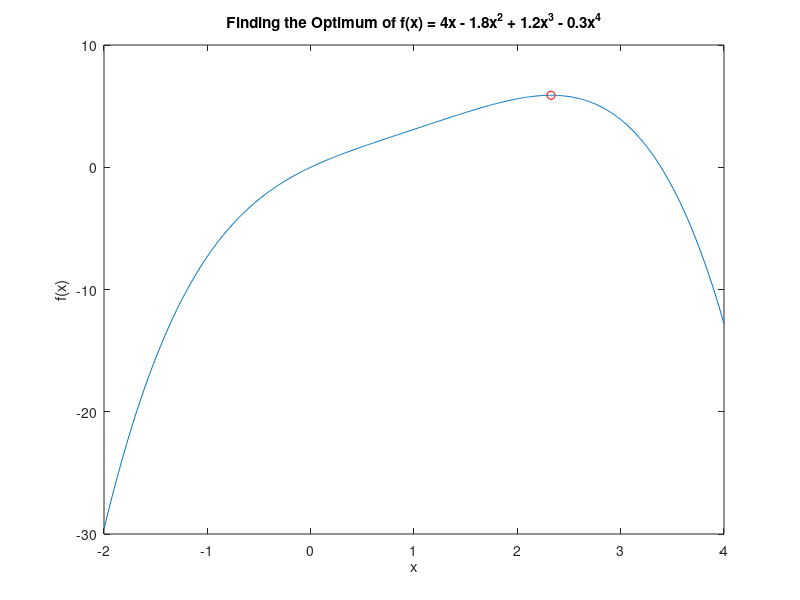

This figure's MATLAB source:
%%Raymond Waidmann
%%MAE 3100 Lab 4 9/20/19
%%Using MatLab to perform a Golden Section Search

f = @(x) (4.*x) - (1.8.*(x.^2)) + (1.2.*(x.^3)) - (0.3.*(x.^4));
phi = ((1+sqrt(5))./2); %%golden ratio
es = 0.1; %%stop condition for RelAppErr

xl = zeros(1,20); %%lower bound
xl(1) = -2;
xu = zeros(1,20); %%upper bound
xu(1) = 4;
xA = zeros(1,20); %%intermediate point A
xB = zeros(1,20); %%intermediate point B
xOpt = zeros(1,20); %%array of the optimum for each iteration
fxOpt = zeros(1,20);
d = zeros(1,20);  %%distance between xl->xA and x2->xB
ea = zeros(1,20); %%relative approx error
ea(1) = 100; %%arbitrary number greater than es
i = 1; %%a counter for the iterations

while(ea(i) > es)
    d(i) = (phi-1).*(xu(i) - xl(i));
    xA(i) = xl(i) + d(i); %%calculating the two intermediate points
    xB(i) = xu(i) - d(i);
    
    if (-f(xA(i)) < -f(xB(i))) %%minus needed since we are finding Max
        xl(i+1) = xB(i); %%new lower bound
        xu(i+1) = xu(i); %%upper bound stays the same
        xOpt(i) = xA(i); %%optimum guess
    else
        xl(i+1) = xl(i); %%lower bound stays the same
        xu(i+1) = xA(i); %%new upper bound
        xOpt(i) = xB(i); %%optimum guess
    end
    ea(i+1) = (2-phi).*abs((xu(i+1)-xl(i+1))/(xOpt(i))).*100; %%RelAppErr
    fxOpt(i) = (f(xOpt(i))); %%calculating the function value @xOpt
    i = i+1; %%incrementing the counter
end
iterations = 1:(i-1);

%%displaying the results to the screen
fprintf("\nIteration No.         Xopt      f(Xopt)           Ea\n");
disp([iterations(1,:)', xOpt(1:(i-1))', fxOpt(1:(i-1))', ea(2:i)']);

%%showing the solution graphically and circling the optimum
x = [-2:0.01:4]; 
plot(x, f(x));
hold on;
plot(xOpt(i-1), fxOpt(i-1), 'ro');
title('Finding the Optimum of f(x) = 4x - 1.8x^2 + 1.2x^3 - 0.3x^4');
ylabel('f(x)');
xlabel('x');
hold off;